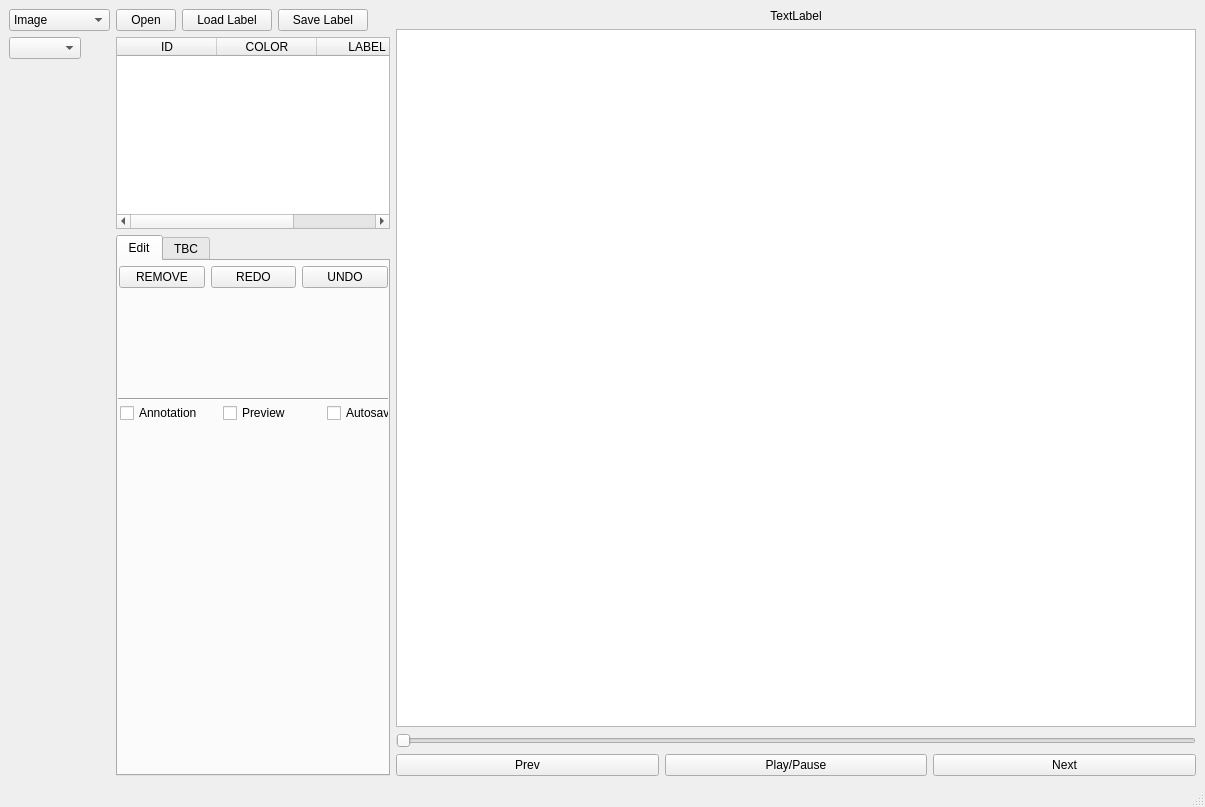
<?xml version="1.0" encoding="UTF-8"?>
<ui version="4.0">
 <class>Annota</class>
 <widget class="QMainWindow" name="Annota">
  <property name="geometry">
   <rect>
    <x>0</x>
    <y>0</y>
    <width>1205</width>
    <height>807</height>
   </rect>
  </property>
  <property name="windowTitle">
   <string>Annota</string>
  </property>
  <widget class="QWidget" name="prePanel">
   <layout class="QGridLayout" name="gridLayout">
    <item row="0" column="1">
     <layout class="QVBoxLayout" name="playerLayout">
      <item>
       <widget class="QLabel" name="frmInfoLabel">
        <property name="text">
         <string>TextLabel</string>
        </property>
        <property name="alignment">
         <set>Qt::AlignCenter</set>
        </property>
       </widget>
      </item>
      <item>
       <widget class="QFrameView" name="frameView">
        <property name="minimumSize">
         <size>
          <width>800</width>
          <height>600</height>
         </size>
        </property>
        <property name="maximumSize">
         <size>
          <width>1920</width>
          <height>1080</height>
         </size>
        </property>
       </widget>
      </item>
      <item>
       <widget class="QSlider" name="progSlider">
        <property name="orientation">
         <enum>Qt::Horizontal</enum>
        </property>
       </widget>
      </item>
      <item>
       <layout class="QHBoxLayout" name="playerControlLayout">
        <item>
         <widget class="QPushButton" name="prevButton">
          <property name="text">
           <string>Prev</string>
          </property>
         </widget>
        </item>
        <item>
         <widget class="QPushButton" name="playButton">
          <property name="text">
           <string>Play/Pause</string>
          </property>
         </widget>
        </item>
        <item>
         <widget class="QPushButton" name="nextButton">
          <property name="text">
           <string>Next</string>
          </property>
         </widget>
        </item>
       </layout>
      </item>
     </layout>
    </item>
    <item row="0" column="0">
     <layout class="QFormLayout" name="taskConfigLayout">
      <property name="fieldGrowthPolicy">
       <enum>QFormLayout::AllNonFixedFieldsGrow</enum>
      </property>
      <item row="0" column="0">
       <widget class="QComboBox" name="srcTypeBox">
        <item>
         <property name="text">
          <string>Image</string>
         </property>
        </item>
        <item>
         <property name="text">
          <string>Image Folder</string>
         </property>
        </item>
        <item>
         <property name="text">
          <string>Video</string>
         </property>
        </item>
        <item>
         <property name="text">
          <string>Cam</string>
         </property>
        </item>
       </widget>
      </item>
      <item row="0" column="1">
       <layout class="QHBoxLayout" name="olsBtnLayout">
        <item>
         <widget class="QPushButton" name="openButton">
          <property name="maximumSize">
           <size>
            <width>60</width>
            <height>16777215</height>
           </size>
          </property>
          <property name="text">
           <string>Open</string>
          </property>
         </widget>
        </item>
        <item>
         <widget class="QPushButton" name="loadLabelButton">
          <property name="maximumSize">
           <size>
            <width>90</width>
            <height>16777215</height>
           </size>
          </property>
          <property name="text">
           <string>Load Label</string>
          </property>
         </widget>
        </item>
        <item>
         <widget class="QPushButton" name="saveLabelButton">
          <property name="maximumSize">
           <size>
            <width>90</width>
            <height>16777215</height>
           </size>
          </property>
          <property name="text">
           <string>Save Label</string>
          </property>
         </widget>
        </item>
       </layout>
      </item>
      <item row="1" column="0">
       <widget class="QComboBox" name="tasksBox"/>
      </item>
      <item row="1" column="1">
       <widget class="QTableWidget" name="colorMapTabel">
        <property name="sizePolicy">
         <sizepolicy hsizetype="Expanding" vsizetype="Expanding">
          <horstretch>0</horstretch>
          <verstretch>0</verstretch>
         </sizepolicy>
        </property>
        <property name="minimumSize">
         <size>
          <width>120</width>
          <height>0</height>
         </size>
        </property>
        <property name="maximumSize">
         <size>
          <width>300</width>
          <height>16777215</height>
         </size>
        </property>
        <column>
         <property name="text">
          <string>ID</string>
         </property>
        </column>
        <column>
         <property name="text">
          <string>COLOR</string>
         </property>
        </column>
        <column>
         <property name="text">
          <string>LABEL</string>
         </property>
        </column>
       </widget>
      </item>
      <item row="2" column="1">
       <widget class="QTabWidget" name="toolWidget">
        <property name="minimumSize">
         <size>
          <width>120</width>
          <height>200</height>
         </size>
        </property>
        <property name="maximumSize">
         <size>
          <width>300</width>
          <height>16777215</height>
         </size>
        </property>
        <property name="currentIndex">
         <number>0</number>
        </property>
        <widget class="QWidget" name="editTab">
         <property name="enabled">
          <bool>true</bool>
         </property>
         <attribute name="title">
          <string>Edit</string>
         </attribute>
         <widget class="Line" name="line">
          <property name="geometry">
           <rect>
            <x>0</x>
            <y>130</y>
            <width>291</width>
            <height>16</height>
           </rect>
          </property>
          <property name="sizePolicy">
           <sizepolicy hsizetype="Expanding" vsizetype="Fixed">
            <horstretch>0</horstretch>
            <verstretch>0</verstretch>
           </sizepolicy>
          </property>
          <property name="minimumSize">
           <size>
            <width>120</width>
            <height>0</height>
           </size>
          </property>
          <property name="maximumSize">
           <size>
            <width>16777215</width>
            <height>16777215</height>
           </size>
          </property>
          <property name="orientation">
           <enum>Qt::Horizontal</enum>
          </property>
         </widget>
         <widget class="QWidget" name="layoutWidget">
          <property name="geometry">
           <rect>
            <x>1</x>
            <y>2</y>
            <width>269</width>
            <height>29</height>
           </rect>
          </property>
          <layout class="QGridLayout" name="editToolLayout">
           <item row="0" column="0">
            <widget class="QEditButton" name="removeButton">
             <property name="styleSheet">
              <string notr="true">QPushButton#removeButton:checked {
	background-color: rgb(0,255,0);
}</string>
             </property>
             <property name="text">
              <string>REMOVE</string>
             </property>
             <property name="checkable">
              <bool>false</bool>
             </property>
            </widget>
           </item>
           <item row="0" column="1">
            <widget class="QEditButton" name="redoButton">
             <property name="text">
              <string>REDO</string>
             </property>
            </widget>
           </item>
           <item row="0" column="2">
            <widget class="QEditButton" name="undoButton">
             <property name="text">
              <string>UNDO</string>
             </property>
            </widget>
           </item>
          </layout>
         </widget>
         <widget class="QWidget" name="layoutWidget">
          <property name="geometry">
           <rect>
            <x>2</x>
            <y>140</y>
            <width>304</width>
            <height>24</height>
           </rect>
          </property>
          <layout class="QHBoxLayout" name="horizontalLayout">
           <item>
            <widget class="QCheckBox" name="annoCBox">
             <property name="text">
              <string>Annotation</string>
             </property>
            </widget>
           </item>
           <item>
            <widget class="QCheckBox" name="prevCBox">
             <property name="text">
              <string>Preview</string>
             </property>
            </widget>
           </item>
           <item>
            <widget class="QCheckBox" name="autosaveCBox">
             <property name="text">
              <string>Autosave</string>
             </property>
            </widget>
           </item>
          </layout>
         </widget>
        </widget>
        <widget class="QWidget" name="tbcTab">
         <attribute name="title">
          <string>TBC</string>
         </attribute>
        </widget>
       </widget>
      </item>
     </layout>
    </item>
   </layout>
  </widget>
  <widget class="QStatusBar" name="statusbar"/>
 </widget>
 <customwidgets>
  <customwidget>
   <class>QFrameView</class>
   <extends>QGraphicsView</extends>
   <header>qframeview.h</header>
   <slots>
    <signal>sendSceneCoord(QString)</signal>
    <signal>hasSelectedItems(bool)</signal>
    <signal>unDoAble(bool)</signal>
    <signal>reDoAble(bool)</signal>
    <slot>removeSelectedItems()</slot>
    <slot>redo()</slot>
    <slot>undo()</slot>
   </slots>
  </customwidget>
  <customwidget>
   <class>QEditButton</class>
   <extends>QPushButton</extends>
   <header>qeditbutton.h</header>
   <slots>
    <slot>switchBGColor(bool)</slot>
   </slots>
  </customwidget>
 </customwidgets>
 <resources/>
 <connections>
  <connection>
   <sender>prevButton</sender>
   <signal>clicked()</signal>
   <receiver>Annota</receiver>
   <slot>prevFrame()</slot>
   <hints>
    <hint type="sourcelabel">
     <x>527</x>
     <y>764</y>
    </hint>
    <hint type="destinationlabel">
     <x>195</x>
     <y>642</y>
    </hint>
   </hints>
  </connection>
  <connection>
   <sender>nextButton</sender>
   <signal>clicked()</signal>
   <receiver>Annota</receiver>
   <slot>nextFrame()</slot>
   <hints>
    <hint type="sourcelabel">
     <x>1015</x>
     <y>761</y>
    </hint>
    <hint type="destinationlabel">
     <x>178</x>
     <y>729</y>
    </hint>
   </hints>
  </connection>
  <connection>
   <sender>frameView</sender>
   <signal>sendSceneCoord(QString)</signal>
   <receiver>statusbar</receiver>
   <slot>showMessage(QString)</slot>
   <hints>
    <hint type="sourcelabel">
     <x>584</x>
     <y>439</y>
    </hint>
    <hint type="destinationlabel">
     <x>266</x>
     <y>799</y>
    </hint>
   </hints>
  </connection>
  <connection>
   <sender>progSlider</sender>
   <signal>sliderReleased()</signal>
   <receiver>Annota</receiver>
   <slot>toFrame()</slot>
   <hints>
    <hint type="sourcelabel">
     <x>625</x>
     <y>719</y>
    </hint>
    <hint type="destinationlabel">
     <x>303</x>
     <y>526</y>
    </hint>
   </hints>
  </connection>
  <connection>
   <sender>tasksBox</sender>
   <signal>activated(QString)</signal>
   <receiver>Annota</receiver>
   <slot>updateCMapBox(QString)</slot>
   <hints>
    <hint type="sourcelabel">
     <x>56</x>
     <y>61</y>
    </hint>
    <hint type="destinationlabel">
     <x>47</x>
     <y>213</y>
    </hint>
   </hints>
  </connection>
  <connection>
   <sender>colorMapTabel</sender>
   <signal>itemSelectionChanged()</signal>
   <receiver>Annota</receiver>
   <slot>updatePenColor()</slot>
   <hints>
    <hint type="sourcelabel">
     <x>248</x>
     <y>153</y>
    </hint>
    <hint type="destinationlabel">
     <x>103</x>
     <y>317</y>
    </hint>
   </hints>
  </connection>
  <connection>
   <sender>frameView</sender>
   <signal>hasSelectedItems(bool)</signal>
   <receiver>removeButton</receiver>
   <slot>switchBGColor(bool)</slot>
   <hints>
    <hint type="sourcelabel">
     <x>542</x>
     <y>363</y>
    </hint>
    <hint type="destinationlabel">
     <x>183</x>
     <y>298</y>
    </hint>
   </hints>
  </connection>
  <connection>
   <sender>removeButton</sender>
   <signal>clicked()</signal>
   <receiver>frameView</receiver>
   <slot>removeSelectedItems()</slot>
   <hints>
    <hint type="sourcelabel">
     <x>207</x>
     <y>293</y>
    </hint>
    <hint type="destinationlabel">
     <x>448</x>
     <y>337</y>
    </hint>
   </hints>
  </connection>
  <connection>
   <sender>redoButton</sender>
   <signal>clicked()</signal>
   <receiver>frameView</receiver>
   <slot>redo()</slot>
   <hints>
    <hint type="sourcelabel">
     <x>276</x>
     <y>297</y>
    </hint>
    <hint type="destinationlabel">
     <x>570</x>
     <y>319</y>
    </hint>
   </hints>
  </connection>
  <connection>
   <sender>undoButton</sender>
   <signal>clicked()</signal>
   <receiver>frameView</receiver>
   <slot>undo()</slot>
   <hints>
    <hint type="sourcelabel">
     <x>357</x>
     <y>277</y>
    </hint>
    <hint type="destinationlabel">
     <x>438</x>
     <y>253</y>
    </hint>
   </hints>
  </connection>
  <connection>
   <sender>frameView</sender>
   <signal>reDoAble(bool)</signal>
   <receiver>redoButton</receiver>
   <slot>switchBGColor(bool)</slot>
   <hints>
    <hint type="sourcelabel">
     <x>495</x>
     <y>381</y>
    </hint>
    <hint type="destinationlabel">
     <x>258</x>
     <y>301</y>
    </hint>
   </hints>
  </connection>
  <connection>
   <sender>frameView</sender>
   <signal>unDoAble(bool)</signal>
   <receiver>undoButton</receiver>
   <slot>switchBGColor(bool)</slot>
   <hints>
    <hint type="sourcelabel">
     <x>400</x>
     <y>397</y>
    </hint>
    <hint type="destinationlabel">
     <x>335</x>
     <y>298</y>
    </hint>
   </hints>
  </connection>
  <connection>
   <sender>openButton</sender>
   <signal>clicked()</signal>
   <receiver>Annota</receiver>
   <slot>openSRCDialog()</slot>
   <hints>
    <hint type="sourcelabel">
     <x>176</x>
     <y>30</y>
    </hint>
    <hint type="destinationlabel">
     <x>110</x>
     <y>134</y>
    </hint>
   </hints>
  </connection>
  <connection>
   <sender>saveLabelButton</sender>
   <signal>clicked()</signal>
   <receiver>Annota</receiver>
   <slot>saveLabel()</slot>
   <hints>
    <hint type="sourcelabel">
     <x>337</x>
     <y>28</y>
    </hint>
    <hint type="destinationlabel">
     <x>107</x>
     <y>100</y>
    </hint>
   </hints>
  </connection>
  <connection>
   <sender>loadLabelButton</sender>
   <signal>clicked()</signal>
   <receiver>Annota</receiver>
   <slot>loadLabel()</slot>
   <hints>
    <hint type="sourcelabel">
     <x>242</x>
     <y>23</y>
    </hint>
    <hint type="destinationlabel">
     <x>99</x>
     <y>77</y>
    </hint>
   </hints>
  </connection>
 </connections>
 <slots>
  <slot>openSRCDialog()</slot>
  <slot>prevFrame()</slot>
  <slot>nextFrame()</slot>
  <slot>showCoord()</slot>
  <slot>toFrame()</slot>
  <slot>updateCMapBox(QString)</slot>
  <slot>updatePenColor()</slot>
  <slot>saveLabel()</slot>
  <slot>loadLabel()</slot>
 </slots>
</ui>
